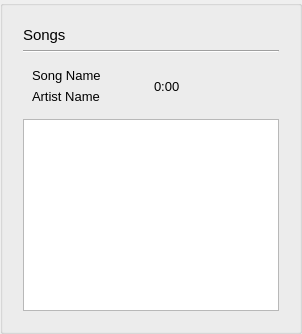
      <widget class="QGroupBox" name="SongPlaylistGroupBox">
       <property name="sizePolicy">
        <sizepolicy hsizetype="Expanding" vsizetype="Preferred">
         <horstretch>0</horstretch>
         <verstretch>0</verstretch>
        </sizepolicy>
       </property>
       <property name="minimumSize">
        <size>
         <width>120</width>
         <height>0</height>
        </size>
       </property>
       <layout class="QHBoxLayout" name="horizontalLayout">
        <item>
         <widget class="QWidget" name="widget3" native="true">
          <property name="sizePolicy">
           <sizepolicy hsizetype="Expanding" vsizetype="Preferred">
            <horstretch>0</horstretch>
            <verstretch>0</verstretch>
           </sizepolicy>
          </property>
          <layout class="QVBoxLayout" name="verticalLayout_11">
           <item>
            <widget class="QLabel" name="SongLabel">
             <property name="font">
              <font>
               <pointsize>11</pointsize>
               <bold>false</bold>
              </font>
             </property>
             <property name="text">
              <string>Songs</string>
             </property>
            </widget>
           </item>
           <item>
            <widget class="Line" name="SongTitleSep">
             <property name="orientation">
              <enum>Qt::Orientation::Horizontal</enum>
             </property>
            </widget>
           </item>
           <item>
            <layout class="QVBoxLayout" name="songCardLayout">
             <item>
              <widget class="QWidget" name="widget5" native="true">
               <layout class="QGridLayout" name="gridLayout">
                <item row="0" column="0">
                 <widget class="QLabel" name="songNameCardLabel">
                  <property name="font">
                   <font>
                    <pointsize>10</pointsize>
                   </font>
                  </property>
                  <property name="frameShape">
                   <enum>QFrame::Shape::NoFrame</enum>
                  </property>
                  <property name="text">
                   <string>Song Name</string>
                  </property>
                 </widget>
                </item>
                <item row="0" column="1" rowspan="2">
                 <widget class="QLabel" name="durationCardLabel">
                  <property name="font">
                   <font>
                    <pointsize>10</pointsize>
                   </font>
                  </property>
                  <property name="text">
                   <string>0:00</string>
                  </property>
                 </widget>
                </item>
                <item row="1" column="0">
                 <widget class="QLabel" name="songCardNameLabel">
                  <property name="font">
                   <font>
                    <pointsize>10</pointsize>
                   </font>
                  </property>
                  <property name="text">
                   <string>Artist Name</string>
                  </property>
                 </widget>
                </item>
               </layout>
              </widget>
             </item>
            </layout>
           </item>
           <item>
            <widget class="QListWidget" name="SongList"/>
           </item>
          </layout>
         </widget>
        </item>
       </layout>
      </widget>
